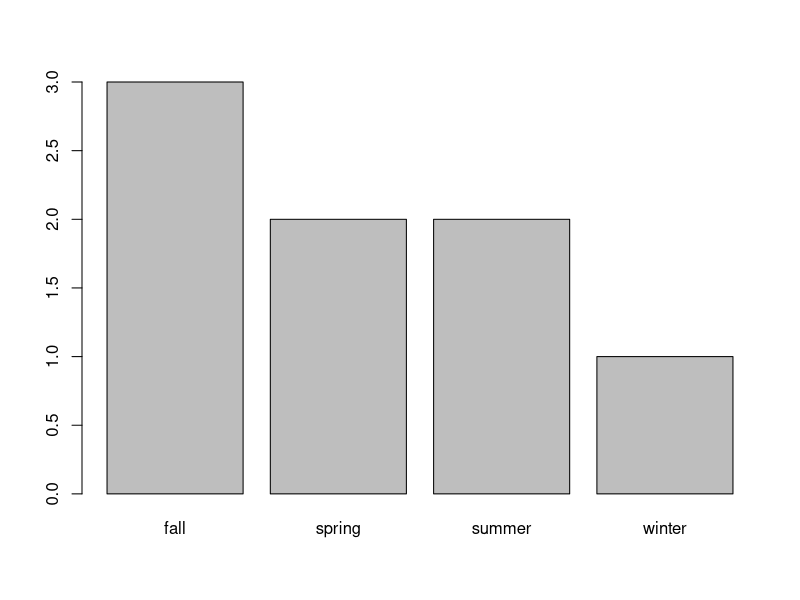
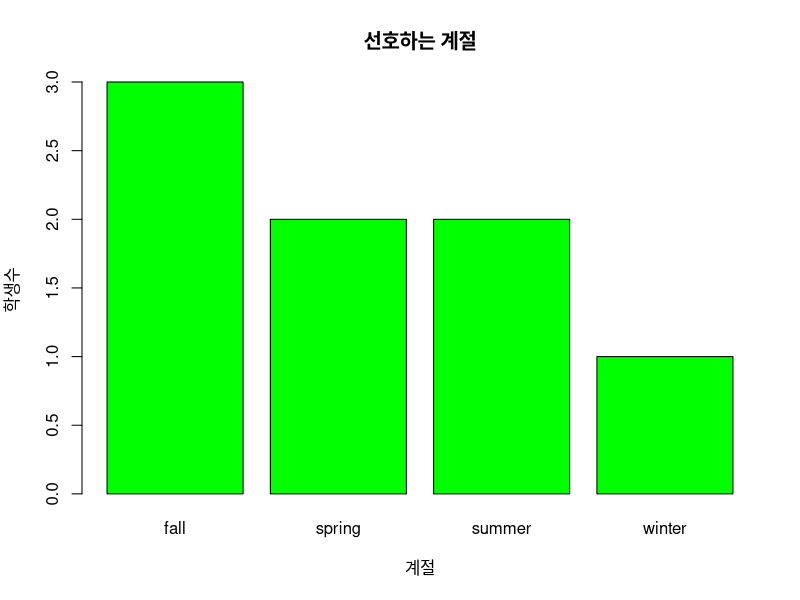
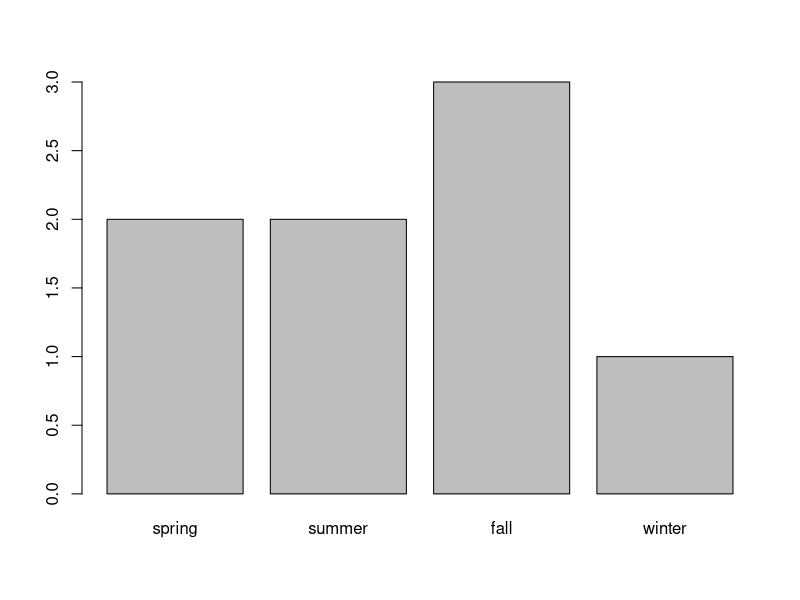
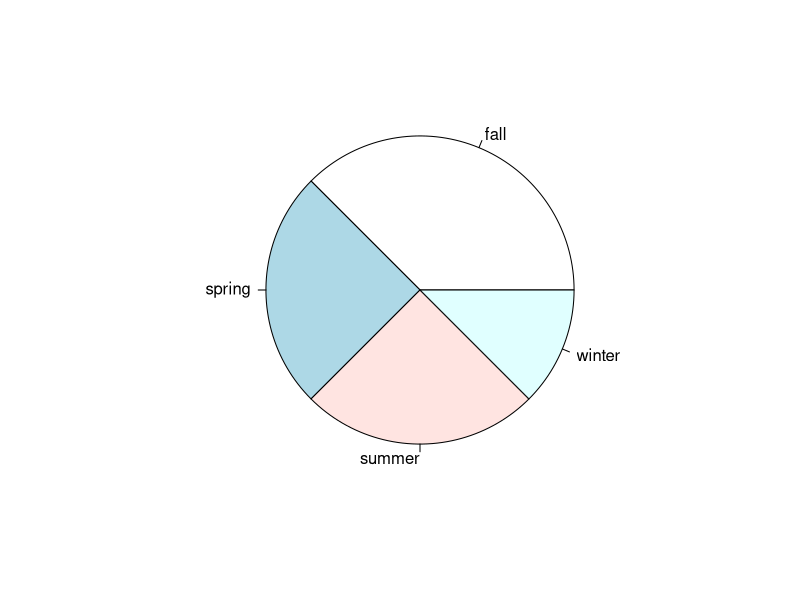
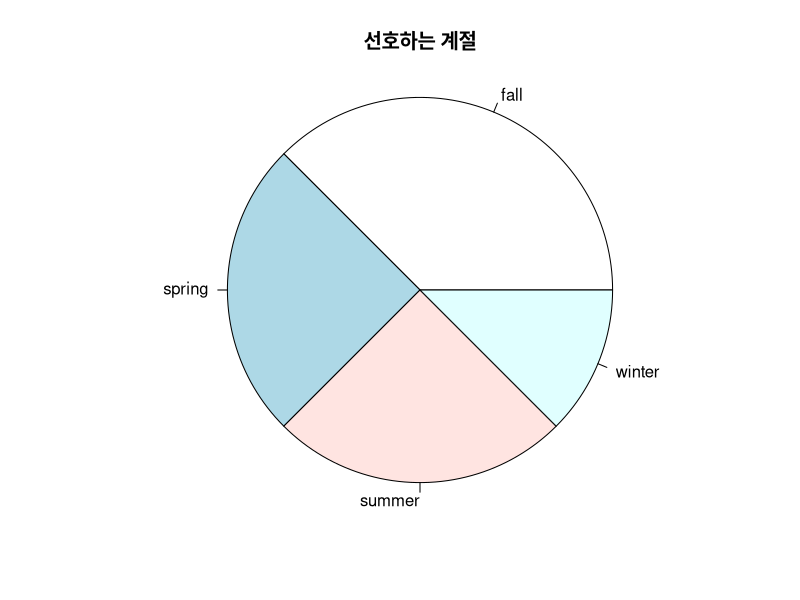
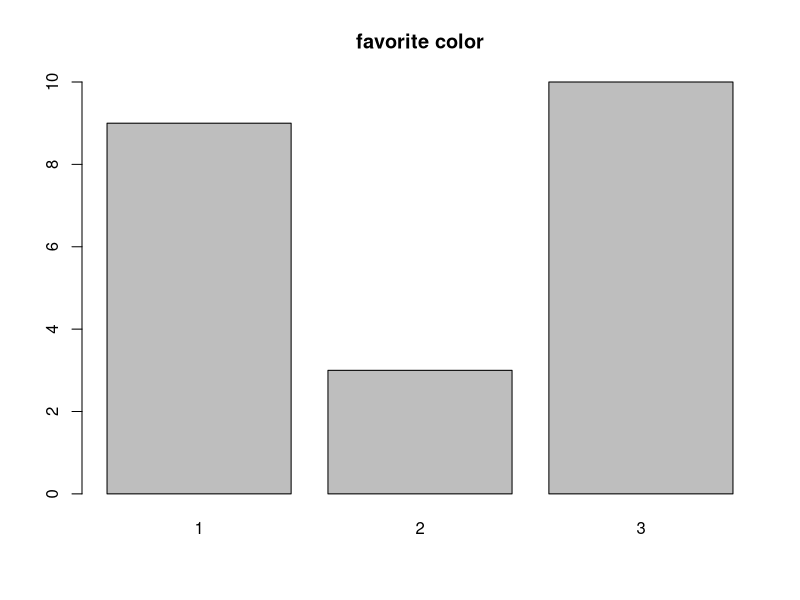
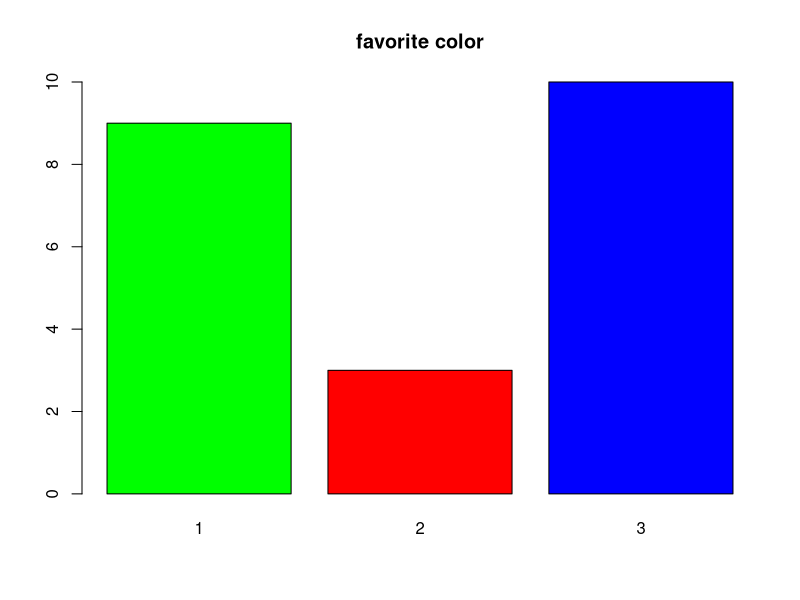
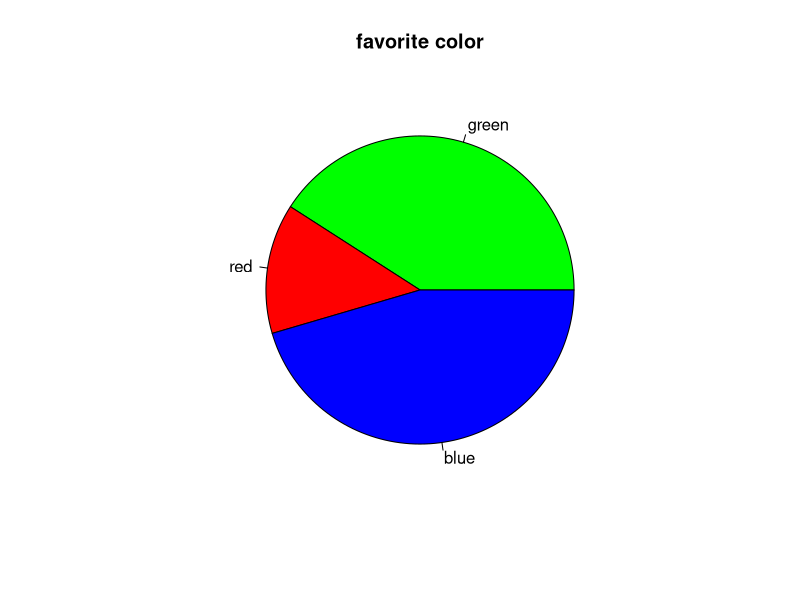

Here is the R script that generated these plots, in order: (Note: this script raises an error after producing the figures.)
rm(list=ls())

x <- c('winter', 'summer', 'fall', 'spring', 'fall', 'summer', 'spring', 'fall')

y <- table(x) # 도수분포표
y

y <- table(x) / length(x) # 상대 도수분포표
y

y <- table(x)
barplot(y)

barplot(y, main='선호하는 계절',
        xlab='계절', ylab='학생수',
        col='green')
# 맨 앞에 y 표를 지정하는 것 빼고는 순서 상관 없음

?barplot

# a,b,c알파벳 순서대로
z <- y[c(2,3,1,4)]
barplot(z)

pie(y) # y는 벡터 아님! 테이블로 감싸진 도수분포표
pie(y, main='선호하는 계절',
    radius=1.0, # radius는 몰라도 됨
    clockwise='False') # 시험x
?pie

x <- c(1,1,2,3,3,1,2,1,3,1,3,1,3,3,2,1,3,3,1,3,1,3)
y <- table(x)
y
barplot(y, main='favorite color')
yyy <- c('green', 'red', 'blue')

barplot(y, main='favorite color',
        col=yyy)

names(y) <- c('green', 'red', 'blue')

pie(y, main='favorite color',
    col=yyy)

weight <- c(10,11,13,14,12,10,11,13,12,15,14)
weight.heavy <- c(weight, 150)
mean(weight)
mean(weight.heavy) # 평균은 특이값에 민감하다

median(weight)
median(weight.heavy)

mean(weight, trim=0.1) # 절사평균 10%
mean(weight, 0.2) # 절사평균 20%

quantile(weight) # quantile(weight)의 50% 값 == median(weight)
median(weight)

quantile(weight, (0:10)/10)

summary(weight.heavy) # 4분위수를 구하는 두 번째 방법

mydata <-  c(60, 62, 64, 65, 68, 69, 120)
quantile(mydata)
quantile(mydata, (0:10)/10)
summary(mydata)

var(weight.heavy) # 분산
sd(weight.heavy) # 표준편차
range(weight.heavy) # 최소값, 최대값(결과값이 2개)
diff(range(weight.heavy)) # 최대값 - 최소값(차이)

hist(weight) # barplot과의 차이점: 막대 사이에 칸이 없다
hist(weight, main='어린이집 몸무게 분포',
     ylab='원아수',
     col='purple')

View(cars)
dist <- cars[ , 2]
dist
hist(dist, main='Histogram for 제동거리',
     xlab='제동거리', ylab='빈도수',
     border='red',
     col='pink',
     las=1, # las는 시험 x
     breaks=4) # 반드시 원하는데로 세팅되지는 않는다

boxplot(dist, main='xxx') # 이상치(outlier)를 판단한다
boxplot.stats(dist)$out

View(iris)

boxplot(iris$Petal.Length~iris$Species) # y~x
boxplot(Petal.Length~Species, data=iris)

### 여기까지가 단일변수 자료

View(mtcars)

plot(mtcars$wt, mtcars$mpg,
     main='중량-연비 그래프',
     xlab='중량', ylab='연비(MOG)',
     col='skyblue',
     pch=19) # 점의 모양을 바꾸는 용도! 시험 x

# 다음 4개는 같은 결과!
plot(mtcars$wt, mtcars$mpg)
plot(mtcars[ ,c('wt', 'mpg')])
plot(mtcars$mpg~mtcars$wt)
plot(mpg~wt,data=mtcars)

pairs(mtcars)

vars <- c('mpg', 'disp', 'drat', 'wt')
target <- mtcars[, vars]
View(target)
pairs(target, main='pairs 그림')

iris2 <- iris[, 3:4]
View(iris2)
point <- as.numeric(iris$Species) # 강제로 숫자로 만든다
point
colors <- c('red', 'green', 'blue')
plot(iris2, col=colors[point], # 중요!!! 포인트 벡터!
     pch=c(point))

plot(iris2)

beers <-  c(5, 2, 9, 8, 3, 7, 3, 5, 3, 5)
bal <-  c(0.1, 0.03, 0.19, 0.12, 0.04, 0.0095, 0.07, 0.06, 0.02, 0.05)

cor(beers, bal) # 상관관계 계수

x <- data.frame(beers, bal)
x

plot(beers, bal)
plot(bal~beers)

res <- lm(bal~beers) # 회귀식
res
abline(res) # 선을 그림

cor(beers, bal) # 상관관계 계수

cor(iris[ ,1:4]) # 자기 자신은 1

month <- 1:12
late <- c(5,8,7,9,4,6,12,13,8,6,6,4)
plot(month, late,
     main="지각생 통계",
     type='l', # line의 약자 # 시험 x
     lty=3, # 선의 종류 # 시험 x
     lwd=3, # 선의 굵기
     col='blue', 
     xlab='Month', ylab='지각횟수', 
     xlim=c(4,8))

late2 = c(4,6,5,8,7,8,10,11,6,5,7,3)
lines(month, late2, # 첫번째 plot위에 또 그리고 싶으면
      type='o',
      col='red')

#1
gender <-  c('F','F','F','M','M','F','F','F','M','M')
table(gender)

gender <- c(rep("M", 4), rep('F', 6))
table(gender)

gender <- c(rep("M", 3), rep('F', 6))
gender_fac <- factor(gender)
gender_fac[10] <- "M"
summary(gender_fac)

#2
gt <- table(gender)
barplot(gt, main='gender_var')

pie(gt, main='gender_pie')

#3
score <- c(90, 85, 73, 80, 85, 65, 78, 50, 68, 96)
mean(score)
median(score)
mean(score, 0.1)
sd(score)

#4
hist(score,
     main='score_his',
     xlab='성적', ylab='과목의 수',
     las=2,
     breaks=5)

boxplot(score,
        main='score_box')

#5
point <- as.numeric(iris$Species)
color <- c('red', 'green', 'blue')

plot(iris$Sepal.Width~iris$Sepal.Length,
     main='Iris_plot',
     col=color[point],
     pch=c(point))

#6
year <- c(20144, 20151, 20152, 20153, 20154, 20161, 20162, 20163, 20164, 20171, 20172, 20173)
men <- c(73.9, 73.1, 74.4, 74.2, 73.5, 73, 74.2, 74.5, 73.8, 73.1, 74.5, 74.2)
women <- c(51.4, 50.5, 52.4, 52.4, 51.9, 50.9, 52.6, 52.7, 52.2, 51.5, 53.2, 53.1)

plot(year, men,
     main='Economic Participation',
     xlab='year', ylab='percentage',
     col='blue',
     xlim=c(20145, 20170), ylim=c(50, 80),
     type='l',
     lty=1)

#7
lines(year, women,
      col='red')
